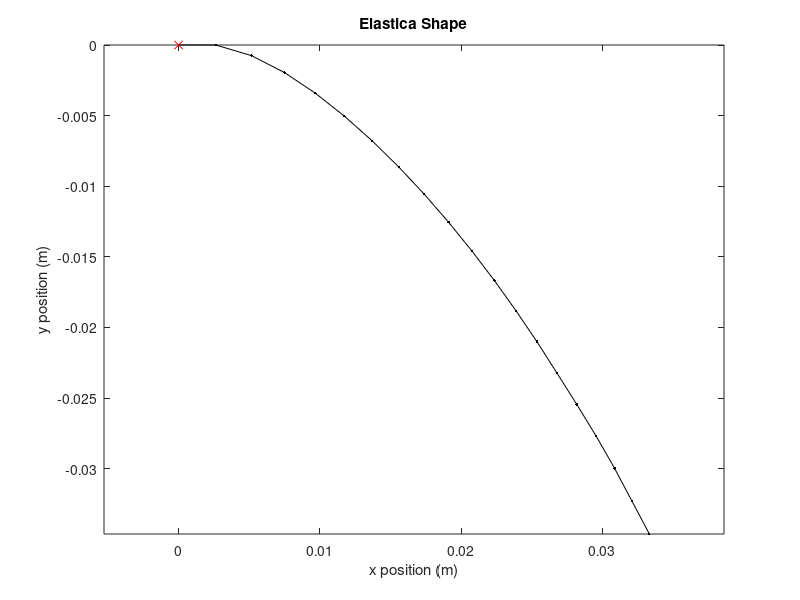
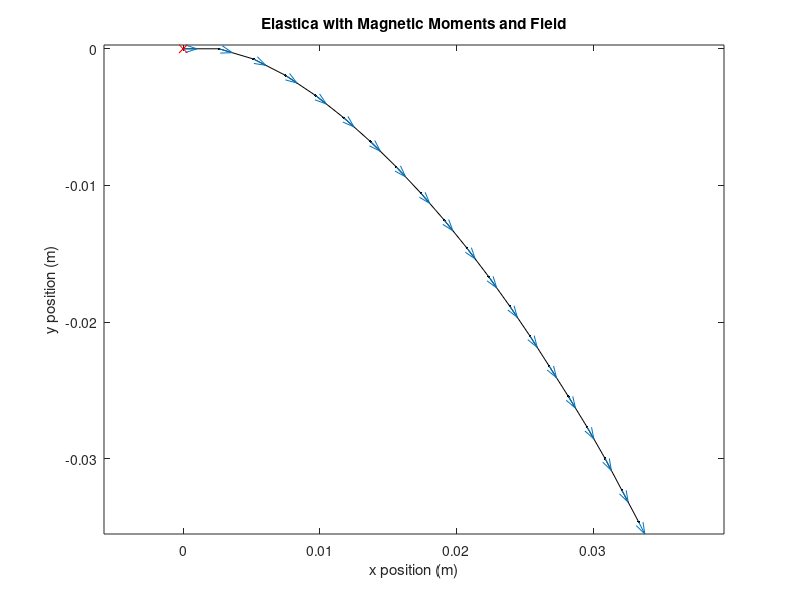

The MATLAB script that drew these images, in order:
%% 2D : Referential position is +X

clear; clc; close all;


% Numeric
n = 20; % Number of discrete linear segments
L = 0.05; % Total elastica length
s = linspace(0, L, n)'; % Column vector
delta_s = repmat(s(2) - s(1), n, 1); % Local, immutable, Link Length
theta = zeros(n, 1); % Rotation Matrix from d3 to e3
theta_p = zeros(n, 1); % Differential of R wrt s
r = zeros(n, 2); % Vector position as a function of "s"

% Geometric
radius = 2e-3; % Radius [m]
A = pi * radius^2; % Cross Sectional Area [m^2]
V = A; % Volume per unit length [m^2]
I = 0.25 * pi * radius^4; % Second moment of area [m^4]

% Material
E = 10e5; % Young's modulus [N/m^2]
rho = 1100; % Density [kg/m^3]
g = -9.81; % Acceleration due to gravity [m/s^2]

% Magnetic
mu0 = 4 * pi * 1e-7; % Air magnetic permeability (H/m or N/A^2)
remanence = 0.10; % Saturation Remanent Magnetic Field [T]
M = remanence * V / mu0; % Magnitude of magnetic moment (A·m^2)
m = zeros(n, 2); % Spatial vector of referential magnetic moment
m_def = zeros(n, 2); % Spatial vector of deformed magnetic moment
m_hat = zeros(n, 2); % Differential wrt theta of deformed magnetic moment

% Initialize magnetic moments
m(:, 1) = M; % Initial magnetic moment along x-axis
m(1:round(n/2), 1) = -M; % Flip direction for first half
%m(round(n/2)+1:end, 1) = M; % Second half remains positive
m(1:round(n/2), 1) = M; % NO Flip direction for first half
%m(round(n/2)+1:end, 1) = -M; % Flip direction for second half

% Create the magnetic field template
xLow = -0.1;   yLow = -0.1;
xHigh = 0.1;   yHigh = 0.1;
xIncr = 0.005;  yIncr = 0.005; % Step size

% Create the meshgrid used for magnetic simulation
[Fieldx, Fieldy] = meshgrid(xLow:xIncr:xHigh, yLow:yIncr:yHigh);

% Define the magnetic field Bx and By over the grid
Bx = 0.001880 * ones(size(Fieldx)); 
By = -0.001672 * ones(size(Fieldy)); 

% Loop parameters
loops = 1000; % Maximum number of iterations
mu = 0.5;
theta_p_old = ones(n, 1) * 1e-6;

R = zeros(2, 2, n); % Rotation matrices at each datapoint
R_hat = zeros(2, 2, n); % Differential of Rotation matrix wrt theta

r(1,:) = [0, 0]; % Starting position

for j = 1:loops
    % Compute rotation matrices and their derivatives
    for i = 1:n
        % Rotation Matrix for current theta
        R(:, :, i) = [cos(theta(i)), -sin(theta(i));
                      sin(theta(i)),  cos(theta(i))];
        m_def(i, :) = (R(:, :, i) * m(i, :)')';

        % Differential of Rotation Matrix wrt theta
        R_hat(:, :, i) = [-sin(theta(i)), -cos(theta(i));
                           cos(theta(i)), -sin(theta(i))];
        m_hat(i, :) = (R_hat(:, :, i) * m(i, :)')';
    end

    % Map to Cartesian coordinates
    dx = delta_s(1) * cos(theta);
    dy = delta_s(1) * sin(theta);
    r(1, :) = [0, 0];
    r(2:end, 1) = cumsum(dx(1:end-1)) + r(1,1);
    r(2:end, 2) = cumsum(dy(1:end-1)) + r(1,2);

    % Interpolate Bx and By at positions r(:,1), r(:,2)
    Bx_interp = interp2(Fieldx, Fieldy, Bx, real(r(:,1)), real(r(:,2)), 'linear', 0);
    By_interp = interp2(Fieldx, Fieldy, By, real(r(:,1)), real(r(:,2)), 'linear', 0);
    B_interp = [Bx_interp, By_interp];

    % Calculate Theta Prime based on PDE using real cube root
    expr = (rho * g * A / (E * I)) * cos(theta) + (theta_p_old.^2) .* (sum(m_hat .* B_interp, 2) / (E * I));
    theta_p = (1 - mu) * theta_p_old + mu * cbrt(expr);

    % Integrate Theta Prime for Theta
    theta(2:end) = theta(1:end-1) + ((theta_p(2:end) + theta_p(1:end-1)) / 2) * delta_s(1);

    % Convergence Clause
    err = 1e-6;
    if norm(theta_p - theta_p_old) < err
        fprintf('norm of error = %e\n', norm(theta_p - theta_p_old));
        fprintf('Converged at iteration j = %d\n', j);
        break;
    end

    if j == loops
        fprintf('norm of error = %e\n', norm(theta_p - theta_p_old));
        fprintf('Unconverged: reached maximum iterations j = %d\n', j);
    end

    % Update theta_p_old for convergence check and numerical damping
    theta_p_old = theta_p;
end

% Check elastica total length
dr = diff(r);
total_length = sum(sqrt(sum(dr.^2, 2)));
fprintf('Check elastica total length = %.6f\n', total_length);

% Plotting
figure(1);
plot(real(r(:, 1)), real(r(:, 2)), 'k.-');
hold on
plot(0,0,'rx');
xlabel('x position (m)');
ylabel('y position (m)');
axis equal;
title('Elastica Shape');
hold off;

% Adjust the scale for the quiver plot if necessary
scale = 0.001; % Adjust scale factor as needed

figure(2);
plot(real(r(:, 1)), real(r(:, 2)), 'k.-');
xlabel('x position (m)');
ylabel('y position (m)');
hold on;
% Plot the magnetic moment vectors at the correct positions
quiver(real(r(:, 1)), real(r(:, 2)), real(m_def(:, 1))*scale, real(m_def(:, 2))*scale, 0, 'MaxHeadSize', 0.5);
% Plot the magnetic field vectors at the elastica positions (optional)
quiver(real(r(:,1)), real(r(:,2)), Bx_interp*scale, By_interp*scale, 0, 'MaxHeadSize', 0.5, 'Color', 'b');
plot(0,0,'rx');
axis equal;
title('Elastica with Magnetic Moments and Field');
hold off;

% --- Function Definitions ---

function y = cbrt(x)
    y = sign(x) .* abs(x).^(1/3);
end
